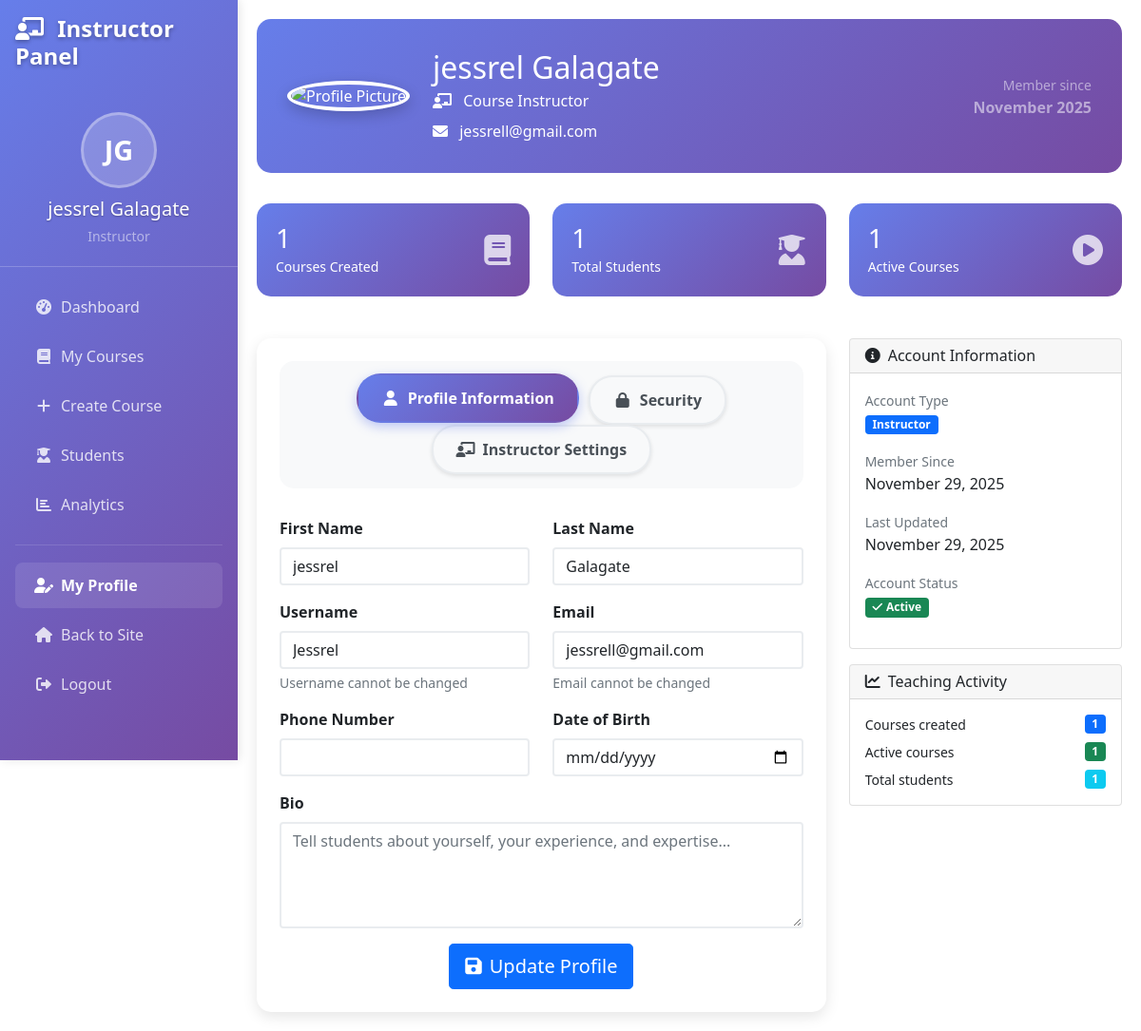
/instructor/profile.php (signed in), run on the app's committed database.
### tables this page shows
CREATE TABLE `users` (
  `id` int(11) NOT NULL,
  `username` varchar(50) NOT NULL,
  `email` varchar(100) NOT NULL,
  `password` varchar(255) NOT NULL,
  `first_name` varchar(50) NOT NULL,
  `last_name` varchar(50) NOT NULL,
  `role` enum('student','instructor','admin') DEFAULT 'student',
  `profile_image` varchar(255) DEFAULT NULL,
  `bio` text DEFAULT NULL,
  `phone` varchar(20) DEFAULT NULL,
  `date_of_birth` date DEFAULT NULL,
  `instructor_rating_average` decimal(3,2) DEFAULT 0.00,
  `instructor_rating_count` int(11) DEFAULT 0,
  `is_active` tinyint(1) DEFAULT 1,
  `email_verified` tinyint(1) DEFAULT 0,
  `created_at` timestamp NOT NULL DEFAULT current_timestamp(),
  `updated_at` timestamp NOT NULL DEFAULT current_timestamp() ON UPDATE current_timestamp()
);

### instructor/profile.php (the view, shortened to what the rows shown need)
<?php
require_once __DIR__ . '/../classes/User.php';
$user = new User();
$user->getUserById($_SESSION['user_id']);
function getUserFullName($user) {
    if (method_exists($user, 'getFullName')) {
        return $user->getFullName();
    }
    return trim($user->first_name . ' ' . $user->last_name);
}
?>
<!DOCTYPE html>
<html lang="en">
<head>
    <link href="https://cdn.jsdelivr.net/npm/bootstrap@5.1.3/dist/css/bootstrap.min.css" rel="stylesheet">
    <link href="https://cdnjs.cloudflare.com/ajax/libs/font-awesome/6.0.0/css/all.min.css" rel="stylesheet">
</head>
<body>
    <?php include 'includes/sidebar.php'; ?>
    <div class="main-content">
        <div class="profile-header">
            <div class="row align-items-center">
                <div class="col-md-8">
                    <div class="d-flex align-items-center">
                        <div>
                            <h2 class="mb-1"><?php echo htmlspecialchars(getUserFullName($user)); ?></h2>
                            <p class="mb-2">
                                <i class="fas fa-chalkboard-teacher me-2"></i>
                                Course Instructor
                            </p>
                            <p class="mb-0">
                                <i class="fas fa-envelope me-2"></i>
                                <?php echo htmlspecialchars($user->email); ?>
                            </p>
                        </div>
                    </div>
                </div>
                <div class="col-md-4 text-md-end">
                    <div class="text-white-50">
                        <small>Member since</small><br>
                        <strong><?php echo date('F Y', strtotime($user->created_at)); ?></strong>
                    </div>
                </div>
            </div>
        </div>
        <div class="row">
            <div class="col-lg-8">
                <div class="card profile-card">
                    <div class="card-body p-4">
                        <div class="tab-content" id="profileTabsContent">
                            <div class="tab-pane fade show active" id="profile" role="tabpanel">
                                <form method="POST">
                                    <div class="row">
                                        <div class="col-md-6 mb-3">
                                            <label for="first_name" class="form-label">First Name</label>
                                            <input type="text" class="form-control" id="first_name" name="first_name"
                                                   value="<?php echo htmlspecialchars($user->first_name); ?>" required>
                                        </div>
                                        <div class="col-md-6 mb-3">
                                            <label for="last_name" class="form-label">Last Name</label>
                                            <input type="text" class="form-control" id="last_name" name="last_name"
                                                   value="<?php echo htmlspecialchars($user->last_name); ?>" required>
                                        </div>
                                    </div>
                                    <div class="row">
                                        <div class="col-md-6 mb-3">
                                            <label for="username" class="form-label">Username</label>
                                            <input type="text" class="form-control" id="username"
                                                   value="<?php echo htmlspecialchars($user->username); ?>" readonly>
                                            <div class="form-text">Username cannot be changed</div>
                                        </div>
                                        <div class="col-md-6 mb-3">
                                            <label for="email" class="form-label">Email</label>
                                            <input type="email" class="form-control" id="email"
                                                   value="<?php echo htmlspecialchars($user->email); ?>" readonly>
                                            <div class="form-text">Email cannot be changed</div>
                                        </div>
                                    </div>
                                    <div class="row">
                                        <div class="col-md-6 mb-3">
                                            <label for="phone" class="form-label">Phone Number</label>
                                            <input type="tel" class="form-control" id="phone" name="phone"
                                                   value="<?php echo htmlspecialchars($user->phone); ?>"
                                                   pattern="[0-9]*"
                                                   inputmode="numeric"
                                                   maxlength="15"
                                                   oninput="this.value = this.value.replace(/[^0-9]/g, '')"
                                                   title="Please enter numbers only">
                                        </div>
                                    </div>
                                </form>
                            </div>
                        </div>
                    </div>
                </div>
            </div>
            <div class="col-lg-4">
                <div class="card">
                    <div class="card-body">
                        <div class="mb-3">
                            <small class="text-muted">Member Since</small>
                            <div><?php echo date('F j, Y', strtotime($user->created_at)); ?></div>
                        </div>
                        <div class="mb-3">
                            <small class="text-muted">Last Updated</small>
                            <div><?php echo $user->updated_at ? date('F j, Y', strtotime($user->updated_at)) : 'Never'; ?></div>
                        </div>
                    </div>
                </div>
            </div>
        </div>
    </div>
</body>
</html>

### instructor/includes/sidebar.php (shortened to what the rows shown need)
<?php
if (!isset($instructor_user)) {
    $instructor_user = new User();
    $instructor_user->getUserById($_SESSION['user_id']);
}
?>
<div class="sidebar position-fixed" style="width: 250px; z-index: 1000;">
    <div class="instructor-profile">
        <div class="instructor-initials" style="display: none;">
            <?php echo strtoupper(substr($instructor_user->first_name, 0, 1) . substr($instructor_user->last_name, 0, 1)); ?>
        </div>
        <h5 class="text-white mb-1 mt-2"><?php echo htmlspecialchars($instructor_user->first_name . ' ' . $instructor_user->last_name); ?></h5>
        <small class="text-white-50">Instructor</small>
    </div>
</div>

### data on the page
users: first_name+last_name "JG", first_name+last_name "jessrel Galagate", getUserFullName($user) "jessrel Galagate", email "jessrell@gmail.com", created_at "November 2025", first_name "jessrel", last_name "Galagate", username "Jessrel", created_at "November 29, 2025", updated_at "November 29, 2025"

### other printed values
$stats['courses_created'] "1"
$stats['total_students'] "1"
$stats['active_courses'] "1"
